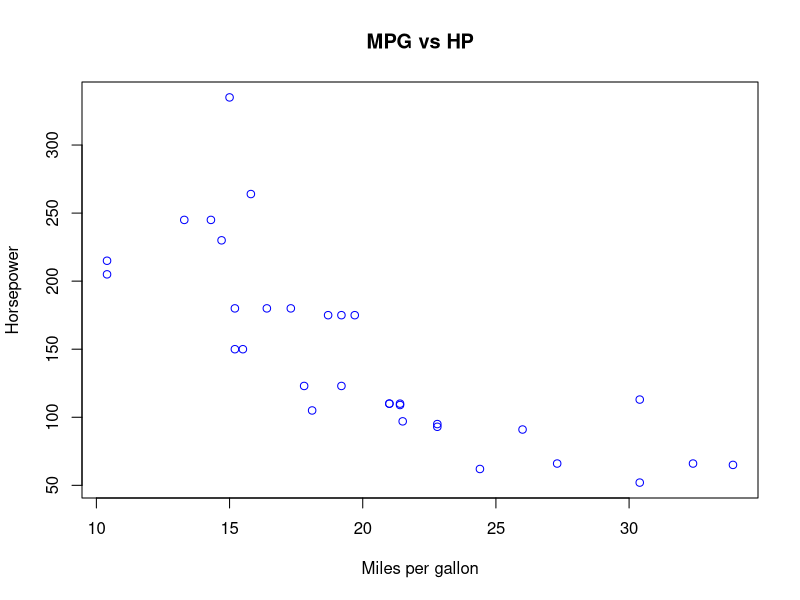

Source code (R):
## ---- chunk 1
#| label: head-mtcars
#| echo: false
#Overview of dataset
head(mtcars)
## ---- chunk 2
#| label: summary-mtcars
#| echo: false
#Summarise the mtcars dataset
summary(mtcars)
## ---- chunk 3
#| label: plot-mtcars
#| echo: false
#Scatter plot of mpg vs hp
plot(mtcars$mpg, mtcars$hp, main = 'MPG vs HP', col = 'blue',
     xlab = 'Miles per gallon', ylab = 'Horsepower')
